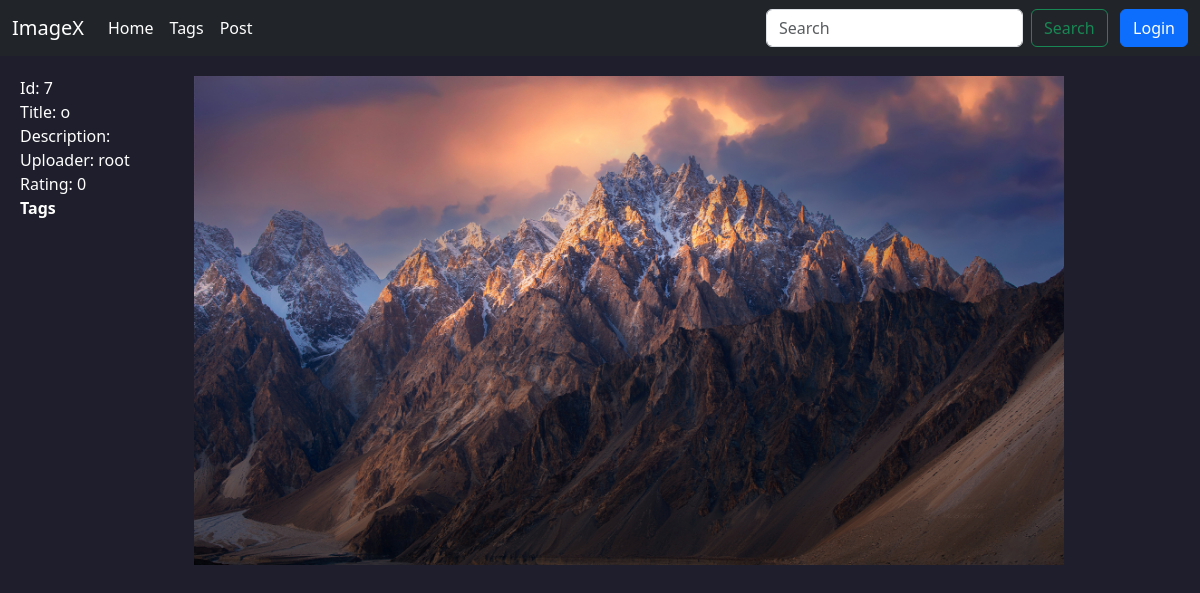
The app's page /posts/7/, older data.
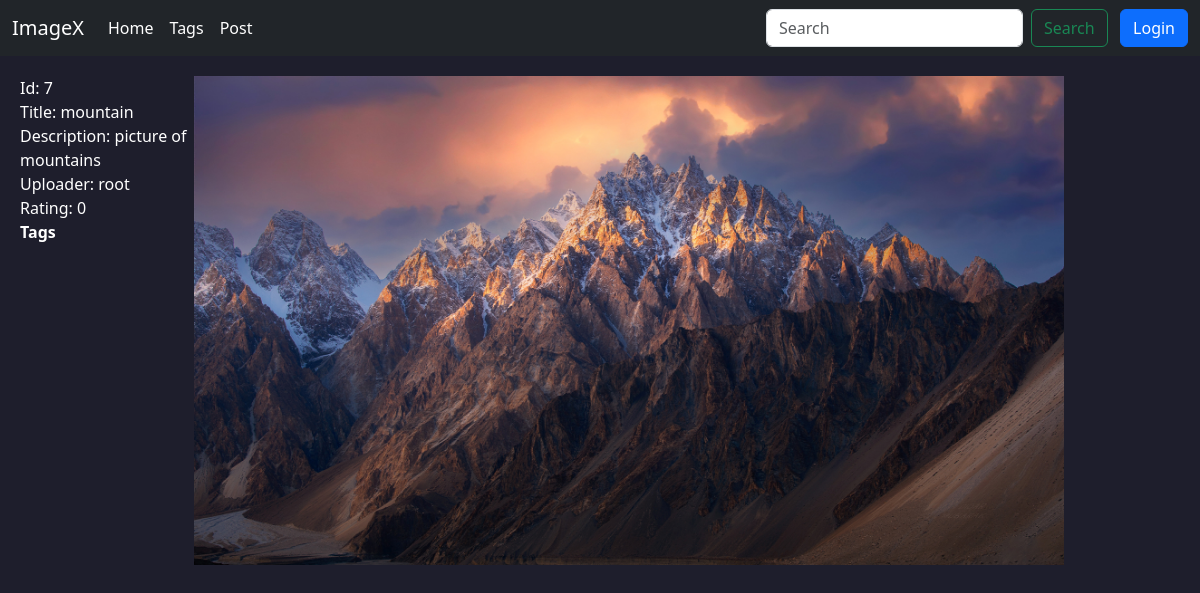
The same page, newer data.
### main/models.py (models this page shows, shortened)
class Post(models.Model):
    name = models.CharField(max_length=200)
    description = models.CharField(max_length=500, null=True, blank=True)
    author = models.ForeignKey(user_model, on_delete=models.CASCADE)
    image = models.ImageField()

### main/views.py (the view)
# urls.py: path('posts/<int:id>/', views.PostDetail.as_view(), name='post-detail'),
class PostDetail(DetailView):
    template_name = 'main/post-detail.html'
    pk_url_kwarg = 'id'
    context_object_name = 'post'
    queryset = Post.objects.all()
    def get_context_data(self, **kwargs):
        context = super().get_context_data(**kwargs)
        post_instance = self.object
        tags = Tag.objects.filter(post=post_instance).order_by('-name')
        likes = len(post_instance.feedback.filter(feedback='L'))
        dislikes = len(post_instance.feedback.filter(feedback='D'))
        rating = likes - dislikes
        user = self.request.user
        user_rating = None
        if self.request.user.is_authenticated:
            if post_instance.id in list(user.feedback.all().values_list('post_id', flat=True)):
                if user.feedback.filter(post_id=post_instance.id):
                    user_rating = 'L'
                else:
                    user_rating = 'D'
            else:
                user_rating = ''
        else:
            user_rating = ''
        context['user_rating'] = user_rating
        context['tags'] = tags
        context['rating'] = rating
        return context
    def post(self, request, *args, **kwargs):
        data = json.loads(request.body)
        user_rating = data['user_rating']
        response = {'message': ''}
        try:
            feedback = self.request.user.feedback.get(post=self.get_object())
            if user_rating == 'L':
                feedback.feedback = 'L'
            elif user_rating == 'D':
                feedback.feedback = 'D'
            else:
                feedback.delete()
        except:
            feedback = PostFeedBack.objects.create(
                    user=self.request.user,
                    feedback='',
                    post=self.get_object(),
                    )
            if user_rating == 'L':
                feedback.feedback = 'L'
            elif user_rating == 'D':
                feedback.feedback = 'D'
            feedback.save()
        return JsonResponse(response, status=200)

### main/context_processors.py (called while the page is built)
def all_tags(request):
    tags = json.dumps(list(Tag.objects.values_list('name', flat=True)))
    return {
            'all_tags': tags,
            }

### main/templates/main/post-detail.html (shortened to what this page needs)
{% include 'main/base.html' %}
<div class="post-detail">
    <div>
        <div class="post-info">
            <p>Id: {{ post.id }}</p>
            <p>Title: {{ post.name }}</p>
            <p>Description: {{ post.description|default_if_none:"" }}</p>
            <p>Uploader: {{ post.author }}</p>
            <p class="rating">
            Rating:
            {% if user.is_authenticated %}
                {% if user_rating == 'L' %}
                    <i class="arrow selected up" name="upvote"></i>
                {% else %}
                    <i class="arrow up" name="upvote"></i>
                {% endif %}
                <p class="rating" id="rating-count">{{ rating }}</p>
                {% if user_rating == 'D' %}
                    <i class="arrow selected down" name="downvote"></i>
                {% else %}
                    <i class="arrow down" name="downvote"></i>
                {% endif %}
            {% else %}
            {{ rating }}
            {% endif %}
            </p>
        </div>
        <div class="post-tags">
            <b>Tags</b>
        </div>
    </div>
    <img src="/media/{{ post.image }}/">
</div>

### main/templates/main/base.html (shortened to what this page needs)
<!DOCTYPE html>
{% load static %}
{% load bootstrap5 %}
{% bootstrap_css %}
<html lang="en">
<head>
    <link href="{% static 'fontawesomefree/css/all.min.css' %}" rel="stylesheet" type="text/css">
    <link rel="stylesheet" href="{% static 'css/styles.css' %}">
    <link rel="stylesheet" href="//code.jquery.com/ui/1.12.1/themes/base/jquery-ui.css">
</head>
<body>
    {% include 'main/navbar.html' %}
</body>
</html>

### main/templates/main/navbar.html (shortened to what this page needs)
<nav class="navbar navbar-expand-lg navbar-dark bg-dark block">
    <div class="container-fluid">
        <a class="navbar-brand" href="#">ImageX</a>
        <div class="collapse navbar-collapse" id="navbarSupportedContent">
            <ul class="navbar-nav me-auto mb-2 mb-lg-0">
                <li class="nav-item">
                    <a class="nav-link active" aria-current="page" href="{% url 'post-list' %}">Home</a>
                </li>
                <li class="nav-item">
                    <a class="nav-link active" aria-current="page" href="{% url 'tag-list' %}">Tags</a>
                </li>
                <li class="nav-item">
                    <a class="nav-link active" aria-current="page" href="{% url 'post-create' %}">Post</a>
                </li>
            </ul>
            <form method="GET" action="{% url 'post-list' %}" class="d-flex">
                <input class="form-control me-2" id="search_bar" type="search" value="{{ request.GET.tags }}" placeholder="Search" autocomplete="off" name="tags">
                <button class="btn btn-outline-success" type="submit">Search</button>
            </form>
            {% if user.is_authenticated %}
            <a class="btn btn-danger" href="{% url 'logout' %}">Logout</a>
            {% else %}
            <a class="btn btn-primary" href="{% url 'login' %}">Login</a>
            {% endif %}
        </div>
    </div>
</nav>

### static/css/styles.css (style rules this page uses)
img { max-width: 200px; max-height: 100%; }
body { background-color: rgba(30,30,44,255); color: white; }
.post-detail { display: grid; grid-template-columns: 15% 75%; justify-content: left; }
.post-detail img { min-height: 100%; max-height: 100%; max-width: 100%; object-fit: cover; }
.post-detail { padding: 20px; }
.post-info p { margin: 0; }
.post-info .rating { display: inline; }

Row changes from the older to the newer data that the page shows:
changed Post "root": name "o" → "mountain"; description (not shown) → "picture of mountains"
